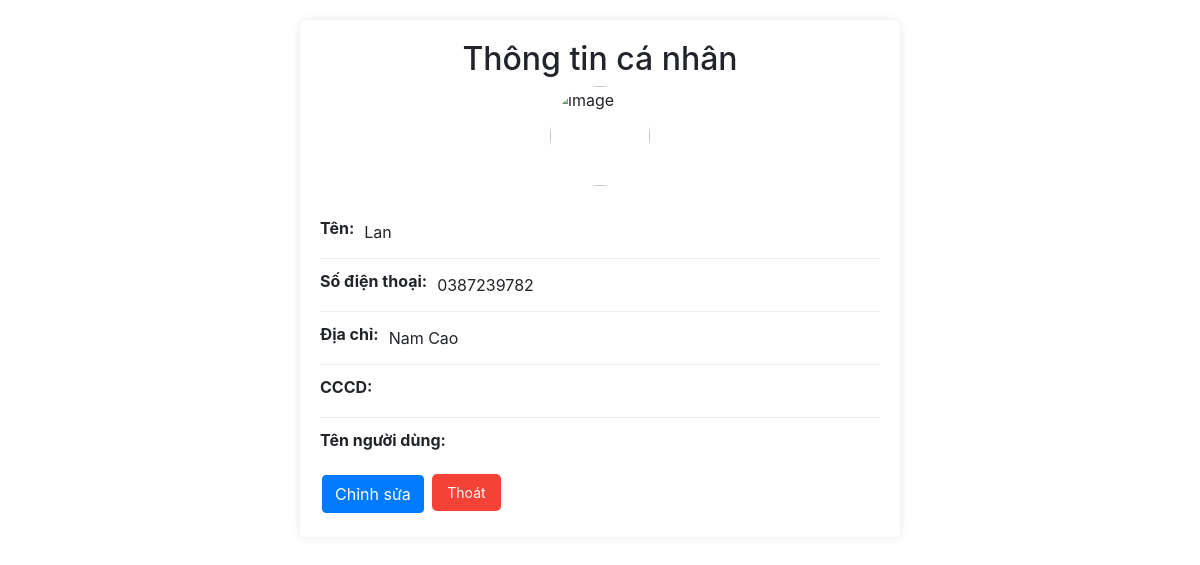
Screenshot of /account_customers.php (signed in) with the database file from the repository.
### tables this page shows
CREATE TABLE `customers` (
  `MaKH` int(11) NOT NULL,
  `TenKH` varchar(100) NOT NULL,
  `SĐT` text NOT NULL,
  `DiaChi` varchar(100) NOT NULL,
  `CCCD` text NOT NULL,
  `username` varchar(50) NOT NULL,
  `password` text NOT NULL,
  `image` text NOT NULL
);

### account_customers.php (the view, shortened to what this page needs)
<?php
$conn = new mysqli("localhost", "root", "", "qlhotel");
$MaKH = $_SESSION['MaKH'];
$sql = "SELECT * FROM customers WHERE MaKH = ?";
$stmt = $conn->prepare($sql);
$stmt->bind_param("i", $MaKH);
$stmt->execute();
$result = $stmt->get_result();
$customer = $result->fetch_assoc();
$edit_mode = isset($_GET['edit']) ? true : false;
?>
<head>
    <head>
    <link rel="stylesheet" href="https://stackpath.bootstrapcdn.com/bootstrap/4.3.1/css/bootstrap.min.css">
</head>
<body>
<div class="manage-info-container">
        <h2>Thông tin cá nhân</h2>
        <img src="<?php echo isset($customer['image']) && $customer['image'] != '' ? $customer['image'] : 'images/default-image.png'; ?>" alt="image" class="manage-info-profile-image">
        <ul class="manage-info-details-list">
            <li><label>Tên:</label><span><?php echo $customer['TenKH']; ?></span></li>
            <li><label>Số điện thoại:</label><span><?php echo $customer['SĐT']; ?></span></li>
            <li><label>Địa chỉ:</label><span><?php echo $customer['DiaChi']; ?></span></li>
            <li><label>CCCD:</label><span><?php echo $customer['CCCD']; ?></span></li>
            <li><label>Tên người dùng:</label><span><?php echo $customer['username']; ?></span></li>
        </ul>
        <?php if (!$edit_mode): ?>
            <button type="button" class="btn btn-primary manage-info-edit-btn" data-toggle="modal" data-target="#editModal">Chỉnh sửa</button>
            <a href="http://localhost/De%20Lamour%20Hotel/index.php?page=home" class="manage-info-cancel-btn">Thoát</a>
        <?php endif; ?>
    </div>
</body>
</html>

### account_customers.php (style rules this page uses)
.manage-info-container { width: 80%; max-width: 600px; margin: 20px auto; padding: 20px; background-color: #fff; box-shadow: 0 0 10px rgba(0, 0, 0, 0.1); border-radius: 5px; }
.manage-info-container h2 { text-align: center; }
.manage-info-profile-image { width: 100px; height: 100px; border-radius: 50%; object-fit: cover; margin: 0 auto 20px; display: block; }
.manage-info-details-list { list-style: none; padding: 0; margin: 0; }
.manage-info-details-list li { display: flex; justify-content: space-between; align-items: center; padding: 10px 0; border-bottom: 1px solid #eee; }
.manage-info-details-list li:last-child { border-bottom: none; }
.manage-info-details-list label { font-weight: bold; margin-right: 10px; }
.manage-info-details-list span { flex-grow: 1; }
.manage-info-edit-btn, .manage-info-cancel-btn, .manage-info-save-btn { background-color: #4CAF50; border: none; color: white; padding: 8px 15px; text-align: center; text-decoration: none; display: inline-block; font-size: 14px; margin: 4px 2px; cursor: pointer; border-radius: 5px; }
.manage-info-cancel-btn { background-color: #f44336; }

### rows the page displays
customers: TenKH "Lan", SĐT "0387239782", DiaChi "Nam Cao"
